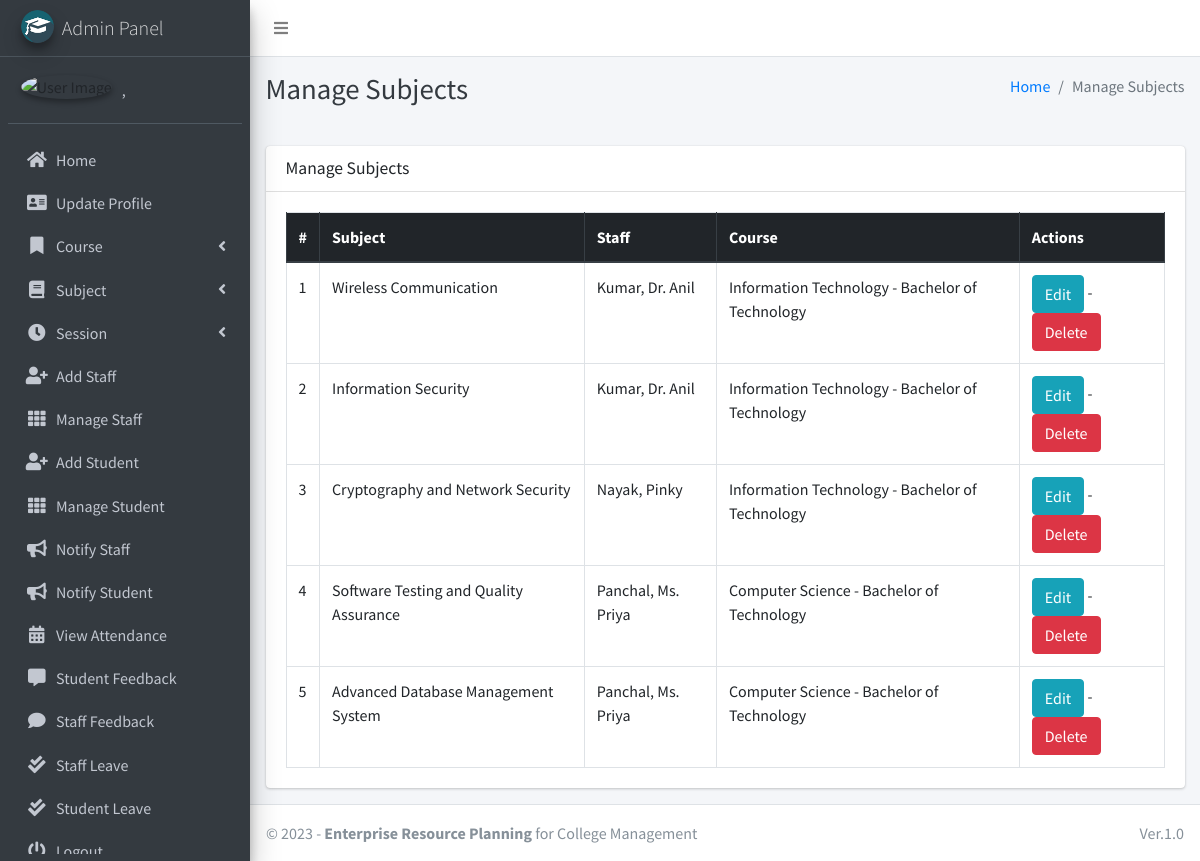
The app's page /subject/manage/ (signed in) with its own data.
### main_app/models.py (models this page shows, shortened)
class CustomUser(AbstractUser):
    USER_TYPE = ((1, "HOD"), (2, "Staff"), (3, "Student"))
    GENDER = [("M", "Male"), ("F", "Female")]
    username = None  # Removed username, using email instead
    email = models.EmailField(unique=True)
    user_type = models.CharField(default=1, choices=USER_TYPE, max_length=1)
    gender = models.CharField(max_length=1, choices=GENDER)
    profile_pic = models.ImageField()
    address = models.TextField()
    fcm_token = models.TextField(default="")  # For firebase notifications
    created_at = models.DateTimeField(auto_now_add=True)
    updated_at = models.DateTimeField(auto_now=True)
    USERNAME_FIELD = "email"
    REQUIRED_FIELDS = []
    objects = CustomUserManager()
    def __str__(self):
        return self.last_name + ", " + self.first_name

class Subject(models.Model):
    name = models.CharField(max_length=120)
    staff = models.ForeignKey(Staff,on_delete=models.CASCADE,)
    course = models.ForeignKey(Course, on_delete=models.CASCADE)
    updated_at = models.DateTimeField(auto_now=True)
    created_at = models.DateTimeField(auto_now_add=True)

class Staff(models.Model):
    course = models.ForeignKey(Course, on_delete=models.DO_NOTHING, null=True, blank=False)
    admin = models.OneToOneField(CustomUser, on_delete=models.CASCADE)

class Course(models.Model):
    name = models.CharField(max_length=120)
    created_at = models.DateTimeField(auto_now_add=True)
    updated_at = models.DateTimeField(auto_now=True)

### main_app/hod_views.py (the view)
# urls.py: path("subject/manage/", hod_views.manage_subject, name='manage_subject'),
def manage_subject(request):
    subjects = Subject.objects.all()
    context = {
        'subjects': subjects,
        'page_title': 'Manage Subjects'
    }
    return render(request, "hod_template/manage_subject.html", context)

### main_app/templates/hod_template/manage_subject.html
{% extends 'main_app/base.html' %}
{% load static %}
{% block page_title %}{{page_title}}{% endblock page_title %}
{% block content %}
<section class="content">
    <div class="container-fluid">
        <div class="row">
            <div class="col-md-12">
                <div class="card">
                    <div class="card-header">
                        <h3 class="card-title">{{page_title}}</h3>
                    </div>
                    <div class="card-body">
                        <table id="example2" class="table table-bordered table-hover">
                            <thead class="thead-dark">
                                <tr>
                                    <th>#</th>
                                    <th>Subject</th>
                                    <th>Staff</th>
                                    <th>Course</th>
                                    <th>Actions</th>
                                </tr>
                            </thead>
                            <tbody>
                                {% for subject in subjects %}
                                <tr>
                                    <td>{{ forloop.counter }}</td>
                                    <td>{{subject.name}}</td>
                                    <td>{{subject.staff.admin}}</td>
                                    <td>{{subject.course.name}}</td>
                                    <td>
                                        <a href="{% url 'edit_subject' subject.id %}" class="btn btn-info">Edit</a> -
                                        <a href="{% url 'delete_subject' subject.id %}" onclick="return confirm('Are you sure you want to delete this ?')" class="btn btn-danger">Delete</a>
                                    </td>
                                </tr>
                                {% endfor %}
                            </tbody>
                        </table>
                    </div>
                </div>
            </div>
        </div>
    </div>
</section>
{% endblock content %}

### main_app/templates/main_app/sidebar_template.html (shortened to what this page needs)
{% load static %}
<aside class="main-sidebar sidebar-dark-info elevation-4">
    {% if request.user.user_type == '1' %}
    <a href="{% url 'admin_home' %}" class="brand-link">
        <img src="{% static 'dist/img/cmsl.png' %} " alt="AdminLTE Logo"
            class="brand-image img-circle elevation-3" >
        <span class="brand-text font-weight-light">Admin Panel</span>
    </a>
    <div class="sidebar">
        <div class="user-panel mt-3 pb-3 mb-3 d-flex">
            <div class="image">
                <img src="{{ request.user.profile_pic}}" class="img-circle elevation-2" alt="User Image">
            </div>
            <div class="info">
                <a href="#" class="d-block">{{user}}</a>
            </div>
        </div>
        <nav class="mt-2">
            <ul class="nav nav-pills nav-sidebar flex-column" data-widget="treeview" role="menu" data-accordion="false">
                <li class="nav-item">
                    {% url 'admin_home' as admin_home %}
                    <a href="{{admin_home}}" class="nav-link {% if admin_home == request.path %} active {% endif %}">
                        <i class="nav-icon fas fa-home"></i>
                        <p>
                            Home
                        </p>
                    </a>
                </li>
                <li class="nav-item">
                    {% url 'admin_view_profile' as admin_view_profile %}
                    <a href="{{admin_view_profile}}"
                        class="nav-link {% if admin_view_profile == request.path %} active {% endif %}">
                        <i class="nav-icon fas fa-address-card"></i>
                        <p>
                            Update Profile
                        </p>
                    </a>
                </li>
                <li class="nav-item has-treeview">
                    <a href="#" class="nav-link">
                        <i class="nav-icon fas fa-bookmark"></i>
                        <p>
                            Course
                            <i class="fas fa-angle-left right"></i>
                        </p>
                    </a>
                </li>
                <li class="nav-item has-treeview">
                    <a href="#" class="nav-link">
                        <i class="nav-icon fas fa-book"></i>
                        <p>
                            Subject
                            <i class="fas fa-angle-left right"></i>
                        </p>
                    </a>
                </li>
                <li class="nav-item has-treeview">
                    <a href="#" class="nav-link">
                        <i class="nav-icon fas fa-clock"></i>
                        <p>
                            Session
                            <i class="fas fa-angle-left right"></i>
                        </p>
                    </a>
                </li>
                <li class="nav-item">
                    {% url 'add_staff' as add_staff %}
                    <a href="{{add_staff}}" class="nav-link {% if add_staff == request.path %} active {% endif %}">
                        <i class="nav-icon fas fa-user-plus"></i>
                        <p>
                            Add Staff
                        </p>
                    </a>
                </li>
                <li class="nav-item">
                    {% url 'manage_staff' as manage_staff %}
                    {% url 'edit_staff' staff_id as edit_staff %}
                    <a href="{{manage_staff}}"
                        class="nav-link {% if manage_staff == request.path or request.path == edit_staff %} active {% endif %}">
                        <i class="nav-icon fas fa-th"></i>
                        <p>
                            Manage Staff
                        </p>
                    </a>
                </li>
                <li class="nav-item">
                    {% url 'add_student' as add_student%}
                    <a href="{{add_student}}" class="nav-link  {% if add_student == request.path %} active {% endif %}">
                        <i class="nav-icon fas fa-user-plus"></i>
                        <p>
                            Add Student
                        </p>
                    </a>
                </li>
                <li class="nav-item">
                    {% url 'manage_student' as manage_student %}
                    {% url 'edit_student' student_id as edit_student %}
                    <a href="{{manage_student}}"
                        class="nav-link  {% if edit_student == request.path or manage_student == request.path %} active {% endif %}">
                        <i class="nav-icon fas fa-th"></i>
                        <p>
                            Manage Student
                        </p>
                    </a>
                </li>
                <li class="nav-item">
                    {% url 'admin_notify_staff' as admin_notify_staff %}
                    <a href="{{admin_notify_staff}}"
                        class="nav-link {% if admin_notify_staff == request.path %} active {% endif %}">
                        <i class="nav-icon fas fa-bullhorn"></i>
                        <p>
                            Notify Staff
                        </p>
                    </a>
                </li>
                <li class="nav-item">
                    {% url 'admin_notify_student' as admin_notify_student %}
                    <a href="{{admin_notify_student}}"
                        class="nav-link {% if admin_notify_student == request.path %} active {% endif %}">
                        <i class="nav-icon fas fa-bullhorn"></i>
                        <p>
                            Notify Student
                        </p>
                    </a>
                </li>
                <li class="nav-item">
                    {% url 'admin_view_attendance' as admin_view_attendance %}
                <li class="nav-item">
                    <a href="{{admin_view_attendance}}"
                        class="nav-link  {% if admin_view_attendance == request.path %} active {% endif %}">
                        <i class="nav-icon fas fa-calendar-alt"></i>
                        <p>
                            View Attendance
                        </p>
                    </a>
                </li>
                <li class="nav-item">
                    {% url 'student_feedback_message' as student_feedback_message %}
                    <a href="{{ student_feedback_message }}"
                        class="nav-link  {% if student_feedback_message == request.path %} active {% endif %}">
                        <i class="nav-icon fas fa-comment-alt"></i>
                        <p>
                            Student Feedback
                        </p>
                    </a>
                </li>
                <li class="nav-item">
                    {% url 'staff_feedback_message' as staff_feedback_message %}
                    <a href="{{staff_feedback_message}}"
                        class="nav-link   {% if staff_feedback_message == request.path %} active {% endif %}">
                        <i class="nav-icon fas fa-comment"></i>
                        <p>
                            Staff Feedback
                        </p>
                    </a>
                </li>
                <li class="nav-item">
                    {% url 'view_staff_leave' as view_staff_leave %}
                    <a href="{{view_staff_leave}}"
                        class="nav-link  {% if view_staff_leave == request.path %} active {% endif %}">
                        <i class="nav-icon fas fa-check-double"></i>
                        <p>
                            Staff Leave
                        </p>
                    </a>
                </li>
                <li class="nav-item">
                    {% url 'view_student_leave' as view_student_leave %}
                    <a href="{% url 'view_student_leave' %}"
                        class="nav-link  {% if view_student_leave == request.path %} active {% endif %}">
                        <i class="nav-icon fas fa-check-double"></i>
                        <p>
                            Student Leave
                        </p>
                    </a>
                </li>
                                        {% endif %}
                                        <li class="nav-item">
                                            <a href="{% url 'user_logout' %}"
                                                onclick="return confirm('Your session would be terminated.\n\nProceed?')"
                                                class="nav-link">
                                                <i class="nav-icon fas fa-power-off"></i>
                                                <p>
                                                    Logout
                                                </p>
                                            </a>
                                        </li>
                                    </ul>
                                </nav>
                            </div>
</aside>

### records on screen
CustomUser: last_name+first_name ","
Subject: name "Wireless Communication", staff.admin "Kumar, Dr. Anil", course.name "Information Technology - Bachelor of Technology"
Subject: name "Information Security", staff.admin "Kumar, Dr. Anil", course.name "Information Technology - Bachelor of Technology"
Subject: name "Cryptography and Network Security", staff.admin "Nayak, Pinky", course.name "Information Technology - Bachelor of Technology"
Subject: name "Software Testing and Quality Assurance", staff.admin "Panchal, Ms. Priya", course.name "Computer Science - Bachelor of Technology"
Subject: name "Advanced Database Management System", staff.admin "Panchal, Ms. Priya", course.name "Computer Science - Bachelor of Technology"

### other values on screen
{{ page_title }} "Manage Subjects"
